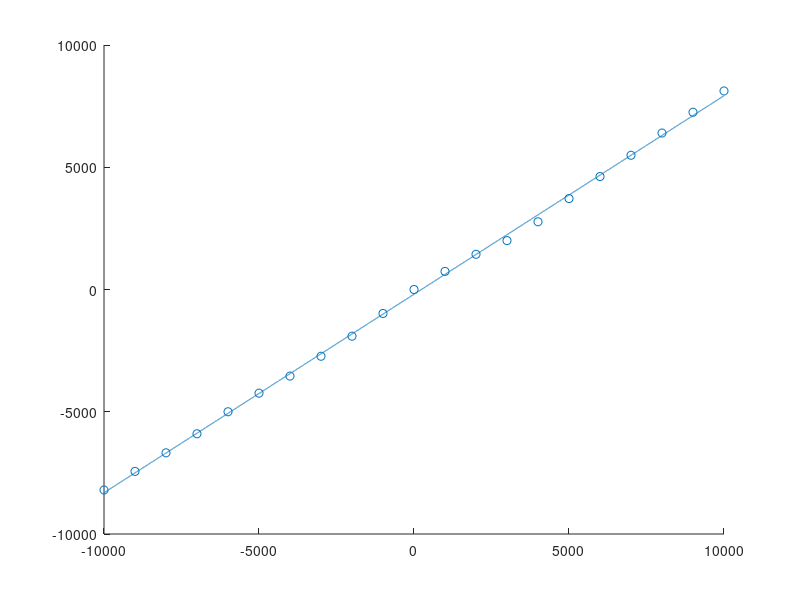

The MATLAB script that drew this image: (Note: this script raises an error after producing the figure.)
close all
clear all
addpath(genpath(pwd))

%% calibration
afe2_Pref_Pdc = [
-10000  -8200;
-9000   -7440;
-8000   -6680;
-7000   -5900;
-6000   -5000;
-5000   -4240;
-4000   -3540;
-3000   -2730;
-2000   -1910;
-1000   -980;
0	0;
1000	740;
2000	1440;
3000	2000;
4000	2770;
5000	3720;
6000	4620;
7000	5490;
8000	6400;
9000	7250;
10000	8120];

a_dc = afe2_Pref_Pdc(:,1);
b_dc1 = afe2_Pref_Pdc(:,2);
figure
hold on
scatter(afe2_Pref_Pdc(:,1),afe2_Pref_Pdc(:,2))
plot(-10000:10000,0.8119*(-10000:10000) - 193.8)


%%



% initialize plots
set(groot,'defaultFigureVisible','on')
set(0, 'DefaultTextInterpreter', 'Latex')
set(0, 'DefaultLegendInterpreter', 'Latex')
set(0, 'DefaultAxesTickLabelInterpreter', 'Latex')


m_cmap1 = colorgrad(5,'blue_down');
m_cmap2 = colorgrad(5,'red_down');
m_cmap3 = colorgrad(5,'orange_down');

% Initialize grid parameters
tol = 1e-7; n_max = 100;
[Grid_para, Filter_para, idx, idx3, constraints] = initialize_RT("CONNECTED");
Grid_para.Vall_b = [ Grid_para.V_b*ones(Grid_para.n_ac,1) ; Grid_para.Vdc_b*ones(Grid_para.n_dc,1)];
Grid_para.Iall_b = [ Grid_para.I_b*ones(21,1) ; Grid_para.Idc_b*ones(6,1)];

%get the data
FilePath = 'C:\Users\admin\Documents\Willem\acdc_centralized_controller\results\';
FileName_island = fullfile([FilePath, '08-30-2024 16-03_EXPERIMENT_island']);
FileName_connected = fullfile([FilePath, '08-30-2024 16-03_EXPERIMENT_connected']);


solution = Get_all_data_old(FileName_connected);

%% IC1
range = [ 500: 3140 ];
Vdc_ic1 = solution.variables_E(:,22); %fillmissing(Voltage.B23V_mag,'linear')/Grid_para.Vdc_b;
Idc_ic1 = solution.variables_I(:,21); %fillmissing(Current.B23IA_mag,'linear')/Grid_para.Idc_b;
Vac_ic1 = solution.variables_E(:,19); %fillmissing(Voltage.B19V_abs,'linear')/Grid_para.V_b;
Iac_ic1 = solution.variables_I(:,18); %fillmissing(Current.B19IA_mag,'linear')/Grid_para.I_b;
Ploss_ic1 = -(real(solution.variables_S(:,22) + solution.variables_S(:,19)));
Ploss_ic1 = movmean(Ploss_ic1,10);
[a_ac1, b_ac1, c_ac1 , b_dc1, c_dc1] = Losses_parameter_estimation_quadratic_switching(Iac_ic1(range),Idc_ic1(range),Vdc_ic1(range),Ploss_ic1(range),Grid_para);

Ploss_ic1_rec = a_ac1 *abs(Iac_ic1)  +  b_ac1 *abs(Iac_ic1).^2 + c_ac1*Vdc_ic1 + b_dc1*abs(Idc_ic1) + c_dc1 *abs(Idc_ic1).^2;
[a_ac1, b_ac1, c_ac1 , b_dc1, c_dc1]

rmse(Ploss_ic1(range),Ploss_ic1_rec(range))

figure
hold on
plot(abs(Ploss_ic1(range)))
plot(abs(Ploss_ic1_rec(range) ))
legend('observed losses IC1','reconstructed losses')

%% IC2
range = [ 50: 3140 ];
Vdc_ic2 = solution.variables_E(:,23); %fillmissing(Voltage.B23V_mag,'linear')/Grid_para.Vdc_b;
Idc_ic2 = solution.variables_I(:,22); %fillmissing(Current.B23IA_mag,'linear')/Grid_para.Idc_b;
Vac_ic2 = solution.variables_E(:,20); %fillmissing(Voltage.B19V_abs,'linear')/Grid_para.V_b;
Iac_ic2 = solution.variables_I(:,19); %fillmissing(Current.B19IA_mag,'linear')/Grid_para.I_b;
Ploss_ic2 = (real(solution.variables_S(:,22) + solution.variables_S(:,19)));
Ploss_ic2 = movmean(Ploss_ic2,10);
[a_ac2, b_ac2, c_ac2, b_dc2, c_dc2] = Losses_parameter_estimation_quadratic_switching(Idc_ic2(range),Iac_ic2(range),Vdc_ic2(range),Ploss_ic2(range),Grid_para);

Ploss_ic2_rec = a_ac2 *abs(Iac_ic2)  +  b_ac2 *abs(Iac_ic2).^2 + c_ac2*Vdc_ic2 + b_dc2*abs(Idc_ic2) + c_dc2 *abs(Idc_ic2).^2;
[a_ac2, b_ac2, c_ac2, b_dc2, c_dc2]

rmse(Ploss_ic2(range),Ploss_ic2_rec(range))

figure
hold on
plot(Ploss_ic2(range))
plot(Ploss_ic2_rec(range) )
legend('observed losses IC2','reconstructed losses')


%% Sevilla paper
v_ceo = 1;
r_c = 4.5e-3;
v_fo = 2;
r_d = 4.5e-3;

PF = abs(real(solution.variables_S(:,19))./abs(solution.variables_S(:,19)));
m = (sqrt(2)*abs(solution.variables_E(:,19)))./real(solution.variables_E(:,22));
y = m.*PF;
I_0 = sqrt(2) * abs(solution.variables_I(:,19))*Grid_para.I_b;

P_igbt  = I_0 * v_ceo .* (1/(2*pi) + y/8) + r_c*I_0.^2 .* (1/8 + y/(3*pi));
P_diode = I_0 * v_fo  .* (1/(2*pi) - y/8) + r_d*I_0.^2 .* (1/8 - y/(3*pi));

figure
hold on
plot(P_igbt+P_diode)
plot(P_igbt)
plot(P_diode)

figure
plot(m)
%% SE paper
I_0 = abs(solution.variables_I(:,19))*Grid_para.I_b;

P_con_igbt = 3*(v_ceo * 4/pi * I_0 + r_c * I_0.^2);
P_con_diod = 3*(v_fo * 4/pi * I_0 + r_d * I_0.^2);
figure
hold on
plot(P_con_igbt+P_con_diod)
plot(P_con_diod)
plot(P_con_igbt)


Ploss_ic1 = abs(-(real(solution.variables_S(:,22)) + real(solution.variables_S(:,19))))*Grid_para.A_b;
P_sw = Ploss_ic1 - (P_con_igbt+P_con_diod);

range = [ 1: 3100 ];
Idc_ic1 = solution.variables_I(:,18)*Grid_para.I_b;
[a_dc, b_dc, c_dc] = Losses_parameter_estimation(Idc_ic1(range),P_sw(range))

figure
hold on
plot(P_sw)
plot( a_dc* ones(length(Idc_ic1),1) + b_dc* abs(Idc_ic1) + c_dc* abs(Idc_ic1).^2,'LineWidth',2)

figure
scatter(abs(Idc_ic1),P_sw)


figure
hold on
plot(Ploss_ic1)
plot(P_sw)
plot(P_con_igbt+P_con_diod)




%% Visualize data
%power in B19 and B22
figure
Ploss_ic1 = -(real(solution.variables_S(:,22)) + real(solution.variables_S(:,19)));
subplot(2,1,1)
hold on
plot(real(solution.variables_S(:,19)))
plot(real(solution.variables_S(:,22)))
plot(Ploss_ic1)
legend('B19','B22','Delta')
title('power and losses in IC 1')
hold off

subplot(2,1,2)
hold on
plot(abs(solution.variables_I(:,19)))
plot(abs(solution.variables_I(:,22)))
legend('B19','B22')
title('Current in IC 1')
hold off

figure
hold on
scatter(Ploss_ic1,abs(solution.variables_I(:,19)) + abs(solution.variables_I(:,22)))
scatter(Ploss_ic1,abs(solution.variables_I(:,22)))
scatter(Ploss_ic1,abs(solution.variables_I(:,19)))

range = [ 1: 2880 ];
Idc_ic1 = solution.variables_I(:,18);
Iac_ic1 = solution.variables_I(:,21);
Ploss_ic1 = -(abs(real(solution.variables_S(:,22))) - abs(real(solution.variables_S(:,19))));

[a_dc, b_dc1, c_dc1] = Losses_parameter_estimation(Idc_ic1(range),Ploss_ic1(range));
[a_ac1, b_ac1, c_ac1] = Losses_parameter_estimation(Iac_ic1(range),Ploss_ic1(range));
[a_m, b_m, c_m] = Losses_parameter_estimation3(Iac_ic1(range),Idc_ic1(range),Ploss_ic1(range));

figure
hold on
plot(Ploss_ic1*Grid_para.A_b)
% plot( a_dc* ones(length(Idc_ic1),1) + b_dc* abs(Idc_ic1) + c_dc* abs(Idc_ic1).^2,'LineWidth',2)
% plot( a_ac* ones(length(Iac_ic1),1) + b_ac* abs(Iac_ic1) + c_ac* abs(Iac_ic1).^2,'LineWidth',2)
% plot( a* ones(length(Iac_ic1),1) + b* abs(Iac_ic1) + c* abs(Iac_ic1).^2 + d* abs(Idc_ic1) + e* abs(Idc_ic1).^2,'LineWidth',2)
plot( a_m* ones(length(Iac_ic1),1) + b_m* abs(Idc_ic1) + c_m* abs(Iac_ic1).^2,'LineWidth',2)


%%
t0 = '2024-08-30T14:13:00Z'; %-2 for UTC
tf = '2024-08-30T15:39:00Z';
resolution = '1000ms';

Power_idx =   [19,20,23,24];
Voltage_idx = [19,20,23,24];
Current_idx = [19,20,23,24];
Power   = SCADA_Power_Query(Power_idx,t0, tf, resolution,Grid_para);
Voltage   = SCADA_Voltage_Query(Voltage_idx,t0, tf, resolution,Grid_para);
Current = SCADA_Current_Query(Current_idx,t0, tf, resolution,Grid_para);

figure
Ploss_ic1 = - (real(Power.B19P) + real(Power.B23P));
hold on
plot(real(Power.B19P))
plot(real(Power.B23P))
plot(Ploss_ic1)
legend('B19','B22','Delta')
title('power and losses in IC 1')
hold off
%%
%IC1
range = [ 1: 5160 ]; %[ 1250: 3150 ];
Vdc_ic1 = fillmissing(Voltage.B23V_mag,'linear')/Grid_para.Vdc_b;
Idc_ic1 = fillmissing(Current.B23IA_mag,'linear')/Grid_para.Idc_b;
Vac_ic1 = fillmissing(Voltage.B19V_abs,'linear')/Grid_para.V_b;
Iac_ic1 = fillmissing(Current.B19IA_mag,'linear')/Grid_para.I_b;
Ploss_ic1 = ((real(fillmissing(Power.B23P,'linear') + fillmissing(Power.B19P,'linear'))))/Grid_para.A_b;
Ploss_ic1 = movmean(Ploss_ic1,10);
[a_ac1, b_ac1, c_ac1 , b_dc1, c_dc1] = Losses_parameter_estimation_quadratic(Iac_ic1(range),Vac_ic1(range),Idc_ic1(range),Vdc_ic1(range),Ploss_ic1(range));
Ploss_ic1_rec = a_ac1 *abs(Vdc_ic1)  +  b_ac1 *abs(Iac_ic1) + c_ac1 *abs(Iac_ic1).^2 + b_dc1*abs(Idc_ic1) + c_dc1 *abs(Idc_ic1).^2;
[a_ac1, b_ac1, c_ac1 , b_dc1, c_dc1]

rmse(Ploss_ic1,Ploss_ic1_rec)

figure
hold on
plot(Ploss_ic1)
plot(Ploss_ic1_rec )
legend('observed losses IC1','reconstructed losses')


%IC2
% range = [ 1: 5150 ]; %[ 1220: 3250 ];
Vdc_ic2 = fillmissing(Voltage.B24V_mag,'linear')/Grid_para.Vdc_b;
Idc_ic2 = fillmissing(Current.B24IA_mag,'linear')/Grid_para.Idc_b;
Vac_ic2 = fillmissing(Voltage.B20V_abs,'linear')/Grid_para.V_b;
Iac_ic2 = fillmissing(Current.B20IA_mag,'linear')/Grid_para.I_b;
Ploss_ic2 = ((real(fillmissing(Power.B24P,'linear') + fillmissing(Power.B20P,'linear'))))/Grid_para.A_b;
Ploss_ic2 = movmean(Ploss_ic2,1);
[a_ac2, b_ac2, c_ac2 , b_dc2, c_dc2] = Losses_parameter_estimation_quadratic(Iac_ic2(range),Vac_ic2(range),Idc_ic2(range),Vdc_ic2(range),Ploss_ic2(range));
Ploss_ic2_rec = a_ac2 *abs(Vdc_ic2)  +  b_ac2 *abs(Iac_ic2) + c_ac2 *abs(Iac_ic2).^2 + b_dc2*abs(Idc_ic2) + c_dc2 *abs(Idc_ic2).^2;
[a_ac2, b_ac2, c_ac2 , b_dc2, c_dc2]

rmse(Ploss_ic2,Ploss_ic2_rec)

figure
hold on
plot(Ploss_ic2)
plot(Ploss_ic2_rec )
legend('observed losses IC2','reconstructed losses')


[ a_ac1 a_ac2 0 ]
[ b_ac1 b_ac2 0 ]
[ c_ac1 c_ac2 0 ]
[ b_dc1 b_dc2 0 ]
[ c_dc1 c_dc2 0 ]





% [Zlac, Ylac, Zldc, Yldc] = Losses_parameter_estimationpi2([Iac_ic1; Iac_ic2],[Vac_ic1; Vac_ic2],[Idc_ic1; Idc_ic2],[Vdc_ic1; Vdc_ic2],[Ploss_ic1; Ploss_ic2])
% figure
% hold on
% plot([Ploss_ic1; Ploss_ic2])
% plot( Zldc* abs([Idc_ic1; Idc_ic2]).^2 + Yldc* abs([Vdc_ic1; Vdc_ic2]).^2 + Zlac* abs([Iac_ic1; Iac_ic2]).^2 + Ylac* abs([Vac_ic1; Vac_ic2]).^2,'LineWidth',2)

%% opf data
%IC1
range = [10: 1915]; %[ 1220: 3250 ];
Vdc_ic1 = solution.variables_E(:,22);
Idc_ic1 = solution.variables_I(:,21);
Vac_ic1 = solution.variables_E(:,19);
Iac_ic1 = solution.variables_I(:,18);
Ploss_ic1 = -abs((real(solution.variables_S(:,19)) + real(solution.variables_S(:,22))));
Ploss_ic1 = movmean(Ploss_ic1,4);
% [Zlac1, Ylac1, Zldc1, Yldc1] = Losses_parameter_estimationpi2(Iac_ic1(range),Vac_ic1(range),Idc_ic1(range),Vdc_ic1(range),Ploss_ic1(range))
[a, b, c, d, e, f] = Losses_parameter_estimation_c_sw(Iac_ic1(range),Vac_ic1(range),Idc_ic1(range),Vdc_ic1(range),Ploss_ic1(range))
    


figure
hold on
plot(Ploss_ic1)
plot(a*Vdc_ic1 .* abs(Iac_ic1) + b*abs(Iac_ic1) +c* abs(Iac_ic1).^2 + d*Vdc_ic1 .* abs(Idc_ic1) + e*abs(Idc_ic1) + f*abs(Idc_ic1).^2  )
% plot( Zldc1* abs(Idc_ic1).^2 + Yldc1* abs(Vdc_ic1).^2 + Zlac1* abs(Iac_ic1).^2 + Ylac1* abs(Vac_ic1).^2,'LineWidth',2)
legend('observed losses IC1','reconstructed losses')


%IC2
Vdc_ic2 = solution.variables_E(:,23);
Idc_ic2 = solution.variables_I(:,22);
Vac_ic2 = solution.variables_E(:,20);
Iac_ic2 = solution.variables_I(:,19);
Ploss_ic2 = -abs((real(solution.variables_S(:,20)) + real(solution.variables_S(:,23))));
Ploss_ic2 = movmean(Ploss_ic2,1);
[Zlac2, Ylac2, Zldc2, Yldc2] = Losses_parameter_estimationpi2(Iac_ic2(range),Vac_ic2(range),Idc_ic2(range),Vdc_ic2(range),Ploss_ic2(range))

figure
hold on
plot(Ploss_ic2)
plot( Zldc2* abs(Idc_ic2).^2 + Yldc2* abs(Vdc_ic2).^2 + Zlac2* abs(Iac_ic2).^2 + Ylac2* abs(Vac_ic2).^2,'LineWidth',2)
legend('observed losses IC2','reconstructed losses')


figure
hold on
plot(real(solution.variables_I(274:end,[19,20,21]))*Grid_para.A_b)
plot(Power.B19IA_mag(1:2:end))
plot(Power.B20IA_mag(1:2:end))

%% Visualize data
%power in B20 and B23
figure
Ploss_ic2 = -(real(solution.variables_S(:,23)) + real(solution.variables_S(:,20)));
subplot(2,1,1)
hold on
plot(real(solution.variables_S(:,20)))
plot(real(solution.variables_S(:,23)))
plot(Ploss_ic2)
legend('B20','B23','Delta')
title('power and losses in IC 2')
hold off

subplot(2,1,2)
hold on
plot(abs(solution.variables_I(:,20)))
plot(abs(solution.variables_I(:,23)))
legend('B20','B23')
title('Current in IC 2')
hold off

figure
hold on
scatter(Ploss_ic2,abs(solution.variables_I(:,20)) + abs(solution.variables_I(:,23)))
scatter(Ploss_ic2,abs(solution.variables_I(:,23)))
scatter(Ploss_ic2,abs(solution.variables_I(:,20)))
%%
range = [ 815: 1880 ];
Idc_ic2 = solution.variables_I(:,20);
Iac_ic2 = solution.variables_I(:,23);
Ploss_ic1 = -(abs(real(solution.variables_S(:,23))) - abs(real(solution.variables_S(:,20))));

[a_dc, b_dc1, c_dc1] = Losses_parameter_estimation(Idc_ic2(range),Ploss_ic2(range));
[a_ac1, b_ac1, c_ac1] = Losses_parameter_estimation(Iac_ic2(range),Ploss_ic2(range));
[a_m, b_m, c_m] = Losses_parameter_estimation3(Iac_ic2(range),Idc_ic2(range),Ploss_ic2(range));

figure
hold on
plot(Ploss_ic2)
plot( a_m* ones(length(Iac_ic1),1) + b_m* abs(Idc_ic1) + c_m* abs(Iac_ic1).^2,'LineWidth',2)




%% power in B15
for i = 1:length(solution.mode)
    Iflow(:,i) = get_Current_flow(variables.E(:,i),Grid_para);
end
P15 = variables.E(15,:).*conj(Iflow(18,:));
P16 = variables.E(16,:).*conj(Iflow(19,:));
P17 = variables.E(17,:).*conj(Iflow(20,:));

plot(real(P15))
plot(real(P15) + real(variables.S(22,:)))

%% reconstruct setpoint
figure
hold on
plot(real((variables.E(15,:)).*conj(Iflow(19,:)) ))
plot(real((variables.E(19,:)).*conj(Iflow(19,:)) ))
plot(real((variables.E(15,:) - variables.E(19,:)).*conj(Iflow(19,:)) ))

figure
hold on
plot(real(variables.S(20,:)))
plot(real(variables.S(23,:)))
plot(real(solution.P(20,:)))
plot(abs(variables.I(20,:)))
plot(abs(variables.I(23,:)))

plot(real(variables.S(20,:)) + real(variables.S(23,:)));
plot(real(variables.S(21,:)) + real(variables.S(24,:)));


%% Losses model
%switching losses
I_sw = 0.006*abs(variables.I(22:24,:))*Grid_para.Idc_b;
Y4 = I_sw./(750*Grid_para.Ydc_b);
P_sw_dc = real(variables.E(22:24,:)).*real(variables.E(22:24,:)).*Y4;

I_sw = 145*0.006*abs(variables.I(19:21,:))*Grid_para.I_b;
Y4 = I_sw./(750*Grid_para.Ydc_b);
P_sw_ac = real(variables.E(22:24,:)).*real(variables.E(22:24,:)).*Y4;

figure
hold on
plot(Grid_para.A_b*P_sw_dc')
plot(Grid_para.A_b*P_sw_ac')

figure
hold on
plot(abs(variables.I(19:21,:)')*Grid_para.I_b)
plot(abs(variables.I(22:24,:)')*Grid_para.Idc_b)


%Conduction losses
Imag_ac = abs(variables.I(19:21,:));
Imag_dc = abs(variables.I(22:24,:));
DIODE_piecewise = [
0	0
0.01	0.533
25	0.966
50	1.25
75	1.433
100	1.55];
V_diode_forward_dc = interp1(DIODE_piecewise(:,1),DIODE_piecewise(:,2),Imag_dc*Grid_para.Idc_b)./Grid_para.Vdc_b; %pu
Zdiode_c_dc = 4/pi*V_diode_forward_dc./Imag_dc;
V_diode_forward_ac = interp1(DIODE_piecewise(:,1),DIODE_piecewise(:,2),Imag_ac*Grid_para.I_b)./Grid_para.V_b; %pu
Zdiode_c_ac = 4/pi*V_diode_forward_ac./Imag_ac;


IGBT_piecewise = [
0	0
0.01	0.533
25	0.966
50	1.25
75	1.433
100	1.55];
V_igbt_forward_dc = interp1(IGBT_piecewise(:,1),IGBT_piecewise(:,2),Imag_dc*Grid_para.Idc_b)./Grid_para.Vdc_b; %pu
Zigbt_c_dc = 4/pi*V_igbt_forward_dc./Imag_dc;
V_igbt_forward_ac = interp1(IGBT_piecewise(:,1),IGBT_piecewise(:,2),Imag_ac*Grid_para.I_b)./Grid_para.V_b; %pu
Zigbt_c_ac = 4/pi*V_igbt_forward_ac./Imag_ac;
        
P_c_dc = real((variables.I(22:24,:).*(537*(Zdiode_c_dc+Zigbt_c_dc))) .* conj(variables.I(22:24,:))); %22:24
P_c_ac = real((variables.I(19:21,:).*(Zdiode_c_ac+Zigbt_c_ac)) .* conj(variables.I(19:21,:)));


figure
hold on
plot(P_c_dc')
plot(P_c_ac')

%filter
Rc = 2;
C2 = 50e-6;
R1 = 66e-3;
L1 = 0.6e-3;
R2 = 33e-3;
L2 = 0.3e-3;
omega = 2*pi*50;

Za = Grid_para.Y_b*(R1 + 1i*omega*L1);
Zb = Grid_para.Y_b*(R2 + 1i*omega*L2);
Zm = Grid_para.Y_b*(1/ ( 1/(1/ (1i*omega*C2)) + 1/(Rc + 1/ (1i*omega*C2)) ));
Ym = 1/Zm;

Vm = variables.E(19:21,:) + Zb*variables.I(19:21,:);


P_filter_m = Vm .* conj(Vm.*Ym);
P_filter_b = variables.I(19:21,:).* conj(variables.I(19:21,:).*Zb);
P_filter_a = Iflow(16:18,:).* conj(Iflow(16:18,:).*Za);
P_filter = real(P_filter_m + P_filter_b + P_filter_a);


%artificial loss
Z_arti = 0.01;
P_arti = variables.E(22:24,:).*variables.E(22:24,:).*Z_arti;
figure
plot(P_arti'*Grid_para.A_b)

%% plot losses
range = 1:390;
figure
subplot(3,1,1)
hold on
plot(abs(real(variables.S(19,range))+real(variables.S(22,range))*Grid_para.A_b))
plot((1*P_sw_ac(3,range)' + 0*P_c_dc(3,range)')*Grid_para.A_b)
% plot((9*P_sw_ac(1,range)' + 400*P_c_dc(1,range)')*Grid_para.A_b)
ylabel('loss IC1 W')
legend('observed loss','reconstructed loss')
hold off

subplot(3,1,2)
hold on
plot(abs(real(variables.S(20,range))+real(variables.S(23,range))*Grid_para.A_b))
plot((0*P_sw_dc(1,range)' + 1*P_c_dc(1,range)')*Grid_para.A_b)
% plot((1*P_sw_ac(2,range)' + 180*P_c_dc(2,range)')*Grid_para.A_b)
ylabel('loss IC2 W')
legend('observed loss','reconstructed loss')
hold off

subplot(3,1,3)
hold on
plot(abs(real(variables.S(21,range))+real(variables.S(24,range))*Grid_para.A_b))
plot((0*P_sw_ac(2,range)' + 1*P_c_dc(2,range)')*Grid_para.A_b)
ylabel('loss IC3 W')
legend('observed loss','reconstructed loss')
hold off

%% currents
range = 1:390;
figure
subplot(3,1,1)
hold on
plot(abs(abs(variables.I(19,range)))*Grid_para.I_b)
plot(abs(real(variables.I(22,range)))*Grid_para.Idc_b)
hold off

subplot(3,1,2)
hold on
plot(abs(abs(variables.I(20,range)))*Grid_para.I_b)
plot(abs(real(variables.I(23,range)))*Grid_para.Idc_b)
hold off

subplot(3,1,3)
hold on
plot(abs(abs(variables.I(21,range)))*Grid_para.I_b)
plot(abs(real(variables.I(24,range)))*Grid_para.Idc_b)
hold off

% %% Voltages
% range = 1:390;
% figure
% subplot(2,1,1)
% hold on
% plot(abs(abs(variables.E(19,range)))*Grid_para.V_b)
% plot(abs(abs(variables.E(20,range)))*Grid_para.V_b)
% plot(abs(abs(variables.E(21,range)))*Grid_para.V_b)
% 
% hold off
% 
% subplot(2,1,2)
% hold on
% plot(abs(real(variables.E(22,range)))*Grid_para.Vdc_b)
% plot(abs(real(variables.E(23,range)))*Grid_para.Vdc_b)
% plot(abs(real(variables.E(24,range)))*Grid_para.Vdc_b)
% hold off

%% 
% t0 = '2024-08-26T15:37:34Z'; %-2 for UTC
% tf = '2024-08-26T15:50:52Z';

t0 = '2024-08-30T14:25:00Z'; %-2 for UTC
tf = '2024-08-30T14:39:00Z';
resolution = '3000ms';

Power_idx = [1,3,9,11,19,20,21,22,23,24,25,27];
Voltage_idx = [1,15,19,20,21,22,23,24,25,28,29];
Current_idx = [1,19,20,21,22,23,24,25];
Power   = SCADA_Power_Query(Power_idx,t0, tf, resolution,Grid_para);
Voltage = SCADA_Voltage_Query(Voltage_idx,t0, tf, resolution,Grid_para);
Current = SCADA_Current_Query(Current_idx,t0, tf, resolution,Grid_para);
Syncro  = SCADA_Syncro_Query([] ,t0, tf, resolution,Grid_para);
    
%% Losses model
%switching losses
I_sw = 0.006*abs([Current.B23IA_mag,Current.B24IA_mag,Current.B25IA_mag]);
Y4 = I_sw./(750);
P_sw_dc = real([Voltage.B23V_mag,Voltage.B24V_mag,Voltage.B25V_mag]).*real([Voltage.B23V_mag,Voltage.B24V_mag,Voltage.B25V_mag]).*Y4;

I_sw = 0.006*abs([Current.B19IA_mag,Current.B20IA_mag,Current.B21IA_mag]);
Y4 = I_sw./(750);
P_sw_ac = real([Voltage.B23V_mag,Voltage.B24V_mag,Voltage.B25V_mag]).*real([Voltage.B23V_mag,Voltage.B24V_mag,Voltage.B25V_mag]).*Y4;

figure
hold on
plot(P_sw_dc)
plot(P_sw_ac)


%Conduction losses
Imag_dc = abs([Current.B23IA_mag,Current.B24IA_mag,Current.B25IA_mag]);
Imag_ac = abs([Current.B19IA_mag,Current.B20IA_mag,Current.B21IA_mag]);
DIODE_piecewise = [
0	0
0.01	0.533
25	0.966
50	1.25
75	1.433
100	1.55];
V_diode_forward_dc = interp1(DIODE_piecewise(:,1),DIODE_piecewise(:,2),Imag_dc); %V
Zdiode_c_dc = 4/pi*V_diode_forward_dc./Imag_dc; %ohm
V_diode_forward_ac = interp1(DIODE_piecewise(:,1),DIODE_piecewise(:,2),Imag_ac); %V
Zdiode_c_ac = 4/pi*V_diode_forward_ac./Imag_ac; %ohm


IGBT_piecewise = [
0	0
0.01	0.533
25	0.966
50	1.25
75	1.433
100	1.55];
V_igbt_forward_dc = interp1(IGBT_piecewise(:,1),IGBT_piecewise(:,2),Imag_dc); %pu
Zigbt_c_dc = 4/pi*V_igbt_forward_dc./Imag_dc; %ohm
V_igbt_forward_ac = interp1(IGBT_piecewise(:,1),IGBT_piecewise(:,2),Imag_ac); %pu
Zigbt_c_ac = 4/pi*V_igbt_forward_ac./Imag_ac; %ohm
        
P_c_dc = real(([Current.B23IA_mag,Current.B24IA_mag,Current.B25IA_mag].*(Zdiode_c_dc+Zigbt_c_dc)) .* conj([Current.B23IA_mag,Current.B24IA_mag,Current.B25IA_mag])); %22:24
P_c_ac = real(([Current.B19IA_mag,Current.B20IA_mag,Current.B21IA_mag].*(Zdiode_c_ac+Zigbt_c_ac)) .* conj([Current.B19IA_mag,Current.B20IA_mag,Current.B21IA_mag]));


figure
hold on
plot(P_c_dc)
plot(P_c_ac)

%% currents
figure
subplot(3,1,1)
hold on
plot(abs(abs(Current.B19IA_mag)))
plot(abs(abs(Current.B23IA_mag)))
hold off

subplot(3,1,2)
hold on
plot(abs((Current.B20IA_mag)))
plot(abs((Current.B24IA_mag)))
hold off

subplot(3,1,3)
hold on
plot(abs((Current.B21IA_mag)))
plot(abs((Current.B25IA_mag)))
hold off

%% plot losses IC1
figure
subplot(2,1,1)
hold on
plot(abs(real(Power.B19P) + real(Power.B23P)))
plot( 10*P_sw_dc(:,1) + 20*P_c_ac(:,1))
% plot((9*P_sw_ac(1,range)' + 400*P_c_dc(1,range)')*Grid_para.A_b)
ylabel('loss IC1 W')
legend('observed loss','reconstructed loss')
hold off
subplot(2,1,2)
hold on
plot(P_sw_dc(:,1))
plot(P_sw_ac(:,1))
plot(P_c_dc(:,1))
plot(P_c_ac(:,1))
legend('switching dc','switching ac','conduction dc','conduction ac')
ylabel('loss IC1 W')
hold off

%% plot losses IC2
figure
subplot(2,1,1)
hold on
plot(abs((real(Power.B20P) + real(Power.B24P))))
plot( 10*P_sw_dc(:,2) + 20*P_c_ac(:,2))
% plot((9*P_sw_ac(1,range)' + 400*P_c_dc(1,range)')*Grid_para.A_b)
ylabel('loss IC2 W')
legend('observed loss','reconstructed loss')
hold off
subplot(2,1,2)
hold on
plot(P_sw_dc(:,2))
plot(P_sw_ac(:,2))
plot(P_c_dc(:,2))
plot(P_c_ac(:,2))
legend('switching dc','switching ac','conduction dc','conduction ac')
ylabel('loss IC2 W')
hold off

%% plot losses
range = 1:390;
figure
subplot(3,1,1)
hold on
plot(abs(real(Power.B19P) + real(Power.B23P)))
plot((P_sw_dc(:,1)+P_c_ac(:,1)))
% plot((9*P_sw_ac(1,range)' + 400*P_c_dc(1,range)')*Grid_para.A_b)
ylabel('loss IC1 W')
legend('observed loss','reconstructed loss')
hold off

subplot(3,1,2)
hold on
plot(abs(real(Power.B20P)+real(Power.B24P)))
plot((P_sw_dc(:,2)+P_c_ac(:,2)))
% plot((1*P_sw_ac(2,range)' + 180*P_c_dc(2,range)')*Grid_para.A_b)
ylabel('loss IC2 W')
legend('observed loss','reconstructed loss')
hold off

subplot(3,1,3)
hold on
plot(abs(real(Power.B21P)+real(Power.B25P)))
plot((25*P_sw_dc(:,3)+5*P_c_ac(:,3)))
ylabel('loss IC3 W')
legend('observed loss','reconstructed loss')
hold off

%%